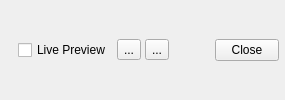
    <widget class="QWidget" name="widget_3" native="true">
     <layout class="QHBoxLayout" name="horizontalLayout">
      <property name="leftMargin">
       <number>18</number>
      </property>
      <property name="topMargin">
       <number>6</number>
      </property>
      <property name="rightMargin">
       <number>6</number>
      </property>
      <property name="bottomMargin">
       <number>6</number>
      </property>
      <item>
       <widget class="QWidget" name="widget_4" native="true">
        <layout class="QVBoxLayout" name="verticalLayout_3">
         <property name="leftMargin">
          <number>0</number>
         </property>
         <property name="topMargin">
          <number>0</number>
         </property>
         <property name="rightMargin">
          <number>0</number>
         </property>
         <property name="bottomMargin">
          <number>0</number>
         </property>
         <item>
          <widget class="QCheckBox" name="chkPreview">
           <property name="toolTip">
            <string>&lt;html&gt;&lt;head/&gt;&lt;body&gt;&lt;p&gt;When selected, the speed image is computed on the fly&lt;/p&gt;&lt;/body&gt;&lt;/html&gt;</string>
           </property>
           <property name="text">
            <string>Live Preview</string>
           </property>
          </widget>
         </item>
        </layout>
       </widget>
      </item>
      <item>
       <widget class="QWidget" name="widget" native="true">
        <layout class="QHBoxLayout" name="horizontalLayout_2">
         <property name="spacing">
          <number>4</number>
         </property>
         <property name="leftMargin">
          <number>0</number>
         </property>
         <property name="topMargin">
          <number>0</number>
         </property>
         <property name="rightMargin">
          <number>0</number>
         </property>
         <property name="bottomMargin">
          <number>0</number>
         </property>
         <item>
          <widget class="QToolButton" name="btnSpeedBlue">
           <property name="toolTip">
            <string>&lt;html&gt;&lt;head/&gt;&lt;body&gt;&lt;p&gt;Display the speed image as a non-transparent image with negative values in blue and positive values in white.&lt;/p&gt;&lt;/body&gt;&lt;/html&gt;</string>
           </property>
           <property name="text">
            <string>...</string>
           </property>
           <property name="icon">
            <iconset resource="../Resources/SNAPResources.qrc">
             <normaloff>:/root/speed_bluegray.png</normaloff>:/root/speed_bluegray.png</iconset>
           </property>
           <property name="iconSize">
            <size>
             <width>16</width>
             <height>16</height>
            </size>
           </property>
           <property name="checkable">
            <bool>true</bool>
           </property>
          </widget>
         </item>
         <item>
          <widget class="QToolButton" name="btnSpeedOverlay">
           <property name="toolTip">
            <string>&lt;html&gt;&lt;head/&gt;&lt;body&gt;&lt;p&gt;Display the speed image as a semi-transparent overlay, with positive values in red, negative values transparent.&lt;/p&gt;&lt;/body&gt;&lt;/html&gt;</string>
           </property>
           <property name="text">
            <string>...</string>
           </property>
           <property name="icon">
            <iconset resource="../Resources/SNAPResources.qrc">
             <normaloff>:/root/speed_redoverlay.png</normaloff>:/root/speed_redoverlay.png</iconset>
           </property>
           <property name="iconSize">
            <size>
             <width>16</width>
             <height>16</height>
            </size>
           </property>
           <property name="checkable">
            <bool>true</bool>
           </property>
           <property name="checked">
            <bool>false</bool>
           </property>
          </widget>
         </item>
        </layout>
       </widget>
      </item>
      <item>
       <spacer name="horizontalSpacer">
        <property name="orientation">
         <enum>Qt::Horizontal</enum>
        </property>
        <property name="sizeHint" stdset="0">
         <size>
          <width>40</width>
          <height>20</height>
         </size>
        </property>
       </spacer>
      </item>
      <item>
       <widget class="QPushButton" name="btnClose">
        <property name="minimumSize">
         <size>
          <width>64</width>
          <height>0</height>
         </size>
        </property>
        <property name="maximumSize">
         <size>
          <width>64</width>
          <height>16777215</height>
         </size>
        </property>
        <property name="text">
         <string>Close</string>
        </property>
       </widget>
      </item>
     </layout>
    </widget>
